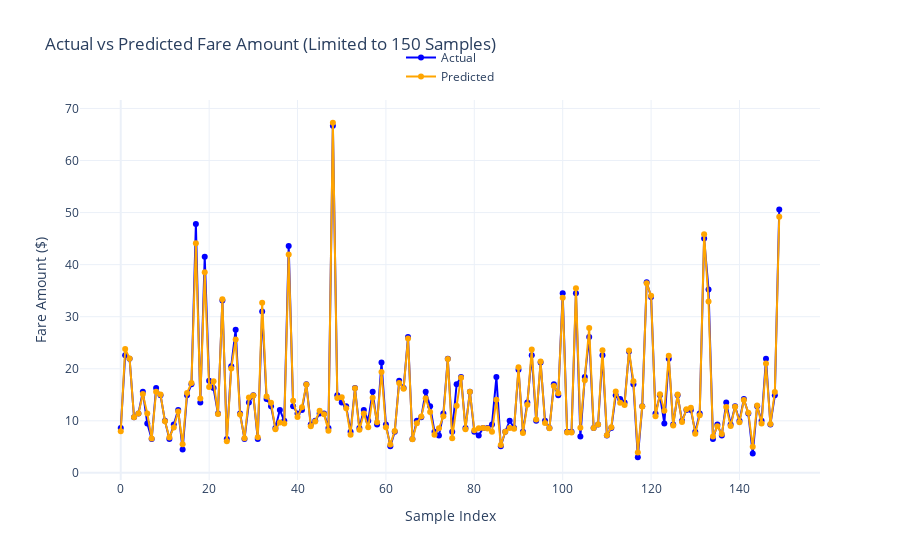

This figure's notebook cell:
### Code cell
from sklearn.ensemble import GradientBoostingRegressor
from data import *
from model import *

taxi_type = GREEN
train_sql = getSqlForModeling(taxi_type, isTrain=True)
test_sql = getSqlForModeling(taxi_type, isTrain=False)



model = GradientBoostingRegressor(n_estimators=500, 
                                  learning_rate=0.1, 
                                  max_depth=3,
                                  validation_fraction=0.1, 
                                  n_iter_no_change=10)

# Training
with DR.engn.connect() as conn:
    processed = 0
    for df in pd.read_sql(train_sql, conn, chunksize=CHUNK_SIZE):
        processed += len(df)
        X = df[FEATURES]
        y = df[VARIABLE]

        model.fit(X, y)
        O.out(f'Trained {processed} rows')

storeModel(model, f'{taxi_type}_{VARIABLE}_{GRADIENT_BOOST}')

# Predictions
with DR.engn.connect() as conn:
    processed = 0
    y_test = []
    y_pred = []
    for df in pd.read_sql(test_sql, conn, chunksize=CHUNK_SIZE):
        processed += len(df)
        X = df[FEATURES]
        y_test.append(df[VARIABLE])

        y_pred.append(model.predict(X))
        O.out(f'Predicted {processed} rows')

# Performance
merged_y_test = pd.concat(y_test, ignore_index=True)
merged_y_pred = np.concatenate(y_pred)

showPerformance(merged_y_test, merged_y_pred)

### Figure 1 — Plotly figure (JSON) as saved in the notebook; plotly's stock layout.template omitted (floating-point values rounded to 4 significant figures; data arrays with more than 128 entries replaced by an {"elided": "..."} marker saying what was removed)
{"data": [{"line": {"color": "blue"}, "mode": "lines+markers", "name": "Actual", "type": "scatter", "x": {"elided": "150 int values"}, "y": {"elided": "150 float values"}}, {"line": {"color": "orange"}, "mode": "lines+markers", "name": "Predicted", "type": "scatter", "x": {"elided": "150 int values"}, "y": {"elided": "150 float values"}}], "layout": {"legend": {"x": 0.5, "xanchor": "center", "y": 1.15, "yanchor": "top"}, "title": {"text": "Actual vs Predicted Fare Amount (Limited to 150 Samples)"}, "xaxis": {"title": {"text": "Sample Index"}}, "yaxis": {"title": {"text": "Fare Amount ($)"}}}}
